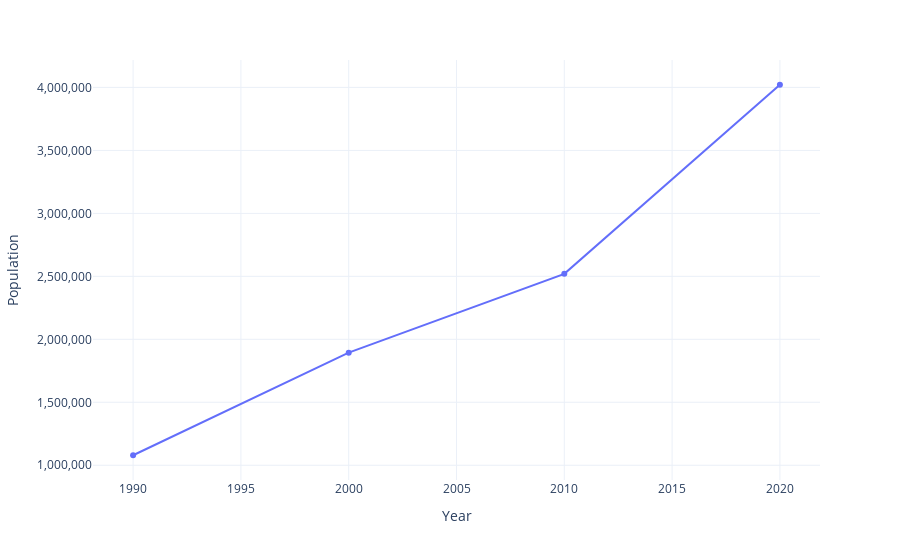

Source (notebook cell):
### Markdown cell above
### City Population Growth

### Code cell
main()

### Figure 1 — Plotly figure (JSON) as saved in the notebook; plotly's stock layout.template omitted (floating-point values rounded to 4 significant figures)
{"data": [{"hovertemplate": "Location=Guìyáng [Guiyang]<br>Year=%{x}<br>Population=%{y}<extra></extra>", "legendgroup": "Guìyáng [Guiyang]", "line": {"color": "#636efa", "dash": "solid"}, "marker": {"symbol": "circle"}, "mode": "lines+markers", "name": "Guìyáng [Guiyang]", "orientation": "v", "showlegend": true, "type": "scatter", "x": [1990, 2000, 2010, 2020], "xaxis": "x", "y": [1079652, 1894344, 2520061, 4021275], "yaxis": "y"}], "layout": {"autosize": true, "legend": {"orientation": "h", "title": {"text": "Location"}, "tracegroupgap": 0, "x": 0.5, "xanchor": "center", "y": -0.2, "yanchor": "top"}, "margin": {"t": 60}, "showlegend": false, "xaxis": {"anchor": "y", "domain": [0, 1], "tickmode": "array", "ticktext": ["1990", "1995", "2000", "2005", "2010", "2015", "2020"], "tickvals": [1990, 1995, 2000, 2005, 2010, 2015, 2020], "title": {"text": "Year"}}, "yaxis": {"anchor": "x", "domain": [0, 1], "tickformat": ",", "title": {"text": "Population"}}}}
